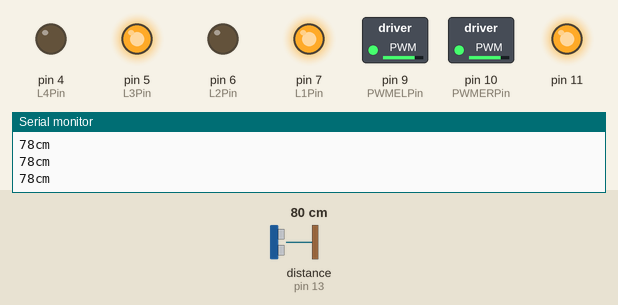
The sketch below on a simulated Arduino Uno, built with avr-gcc and run on an emulated ATmega328P. Shown: switched loads named in the sketch (green lamp = pin HIGH), output pins drawn as LEDs (lit = HIGH), the last lines printed to the serial monitor. Wiring (inferred from the names in the program): ultrasonic range finder: trigger pin 12; echo pin 13. Dashed ring = blinking. The test bench sets the inputs (shaded band); at power-on: distance to the obstacle (sensor on pin 13) 80 cm. The echo pulse lasts 58.3 µs per cm; pins used as bus, display or sensor lines are not drawn.

Above: at 1.2 s.
1.3 s: distance to the obstacle (sensor on pin 13) set to 28 cm
2.8 s: distance to the obstacle (sensor on pin 13) set to 22 cm
At 3.1 s:
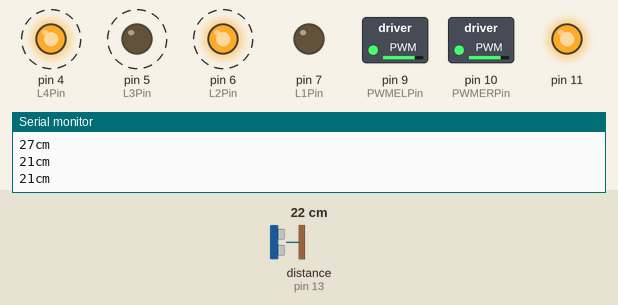
Timing chart, 0 to 11.8 s (numbered marks = the images above; inputs shaded):
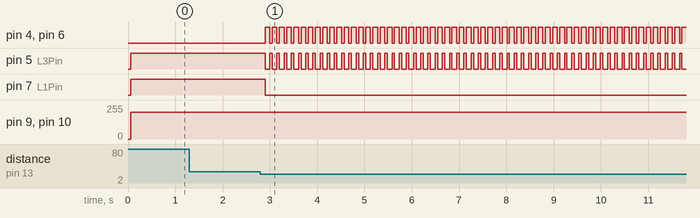

The sketch:

Obstacle_avoider_robot.ino
```cpp
int trig = 12;
int echo = 13;
const int PWMERPin = 10;
const int PWMELPin = 9;
const int L1Pin = 7;
const int L2Pin = 6;
const int L3Pin = 5;
const int L4Pin = 4;

int motorRF()
  {
    digitalWrite(L1Pin,HIGH);
    digitalWrite(L2Pin,LOW);
}
int motorRB()
  {
    digitalWrite(L1Pin,LOW);
    digitalWrite(L2Pin,HIGH);
}
int motorRS()
  {
    digitalWrite(L1Pin,LOW);
    digitalWrite(L2Pin,LOW);
}
int motorLF()
  {
    digitalWrite(L3Pin,HIGH);
    digitalWrite(L4Pin,LOW);
}
int motorLB()
  {
    digitalWrite(L3Pin,LOW);
    digitalWrite(L4Pin,HIGH);
}
int motorLS()
  {
    digitalWrite(L3Pin,LOW);
    digitalWrite(L4Pin,LOW);
}
void setup()
{
   Serial.begin(9600);
    pinMode(trig, OUTPUT);
    pinMode(echo, INPUT);
    pinMode(PWMELPin, OUTPUT);
    pinMode(PWMERPin, OUTPUT);
    pinMode(L1Pin, OUTPUT);
    pinMode(L2Pin, OUTPUT);
    pinMode(L3Pin, OUTPUT);
    pinMode(L4Pin, OUTPUT);
    pinMode(11,OUTPUT);
    digitalWrite(11,HIGH);
}

void loop()
{
     int duration, distance;
  digitalWrite(trig,LOW);
  delayMicroseconds(2);
  digitalWrite(trig, HIGH);
  delayMicroseconds(10);
  digitalWrite(trig, LOW);
  duration =pulseIn(echo, HIGH);
  distance = (duration / 58.82);
  Serial.print(distance);
  Serial.println("cm");
  delay(50);
        if(distance>=25)
        {
           motorRF();
           motorLF();
          analogWrite(PWMERPin,200);
          analogWrite(PWMELPin,200);
        }
        else
        {

           motorRB();
           motorLB();
          analogWrite(PWMERPin,200);
          analogWrite(PWMELPin,200);
          delay(100);
           motorLF();
           motorRS();
          analogWrite(PWMELPin,200);
        }
}
```

Measured:
- the behaviour switches between 26 and 25 cm on distance to the obstacle (sensor on pin 13) (found by bisection; images 0 and 1)
- after the input at 2.8 s, pin 4 (L4Pin), pin 6 (L2Pin): alternates HIGH for 0.10 s and LOW for 0.05 s, starting after 0.10 s; pin 5 (L3Pin): alternates HIGH for 0.05 s and LOW for 0.10 s, starting after 0.10 s; pin 7 (L1Pin): HIGH → LOW after 0.10 s
